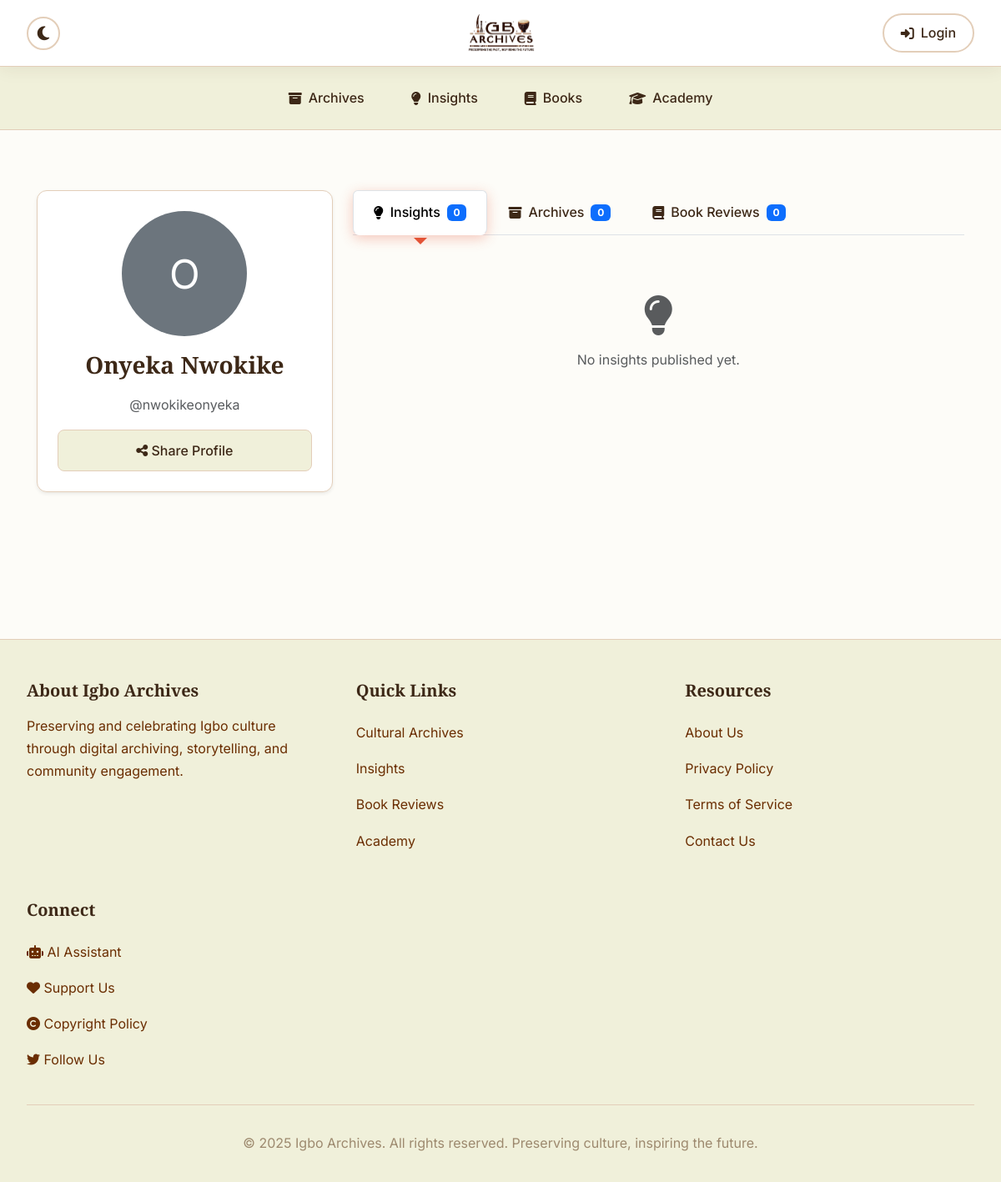
The page /profile/nwokikeonyeka/ on the database as committed earlier.
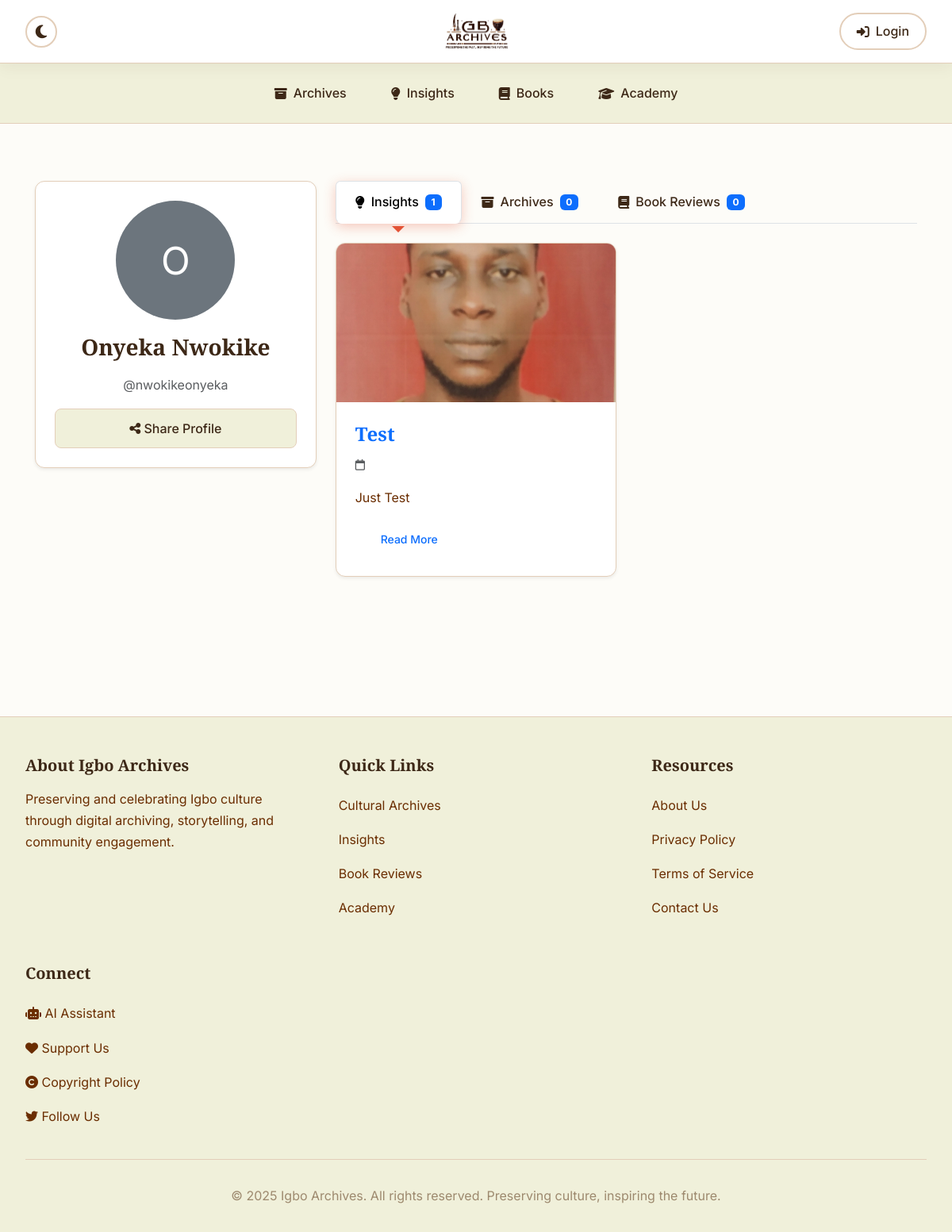
The same page on the database as committed later.
### users/models.py (models this page shows)
class CustomUser(AbstractUser):
    full_name = models.CharField(max_length=200, blank=True)
    bio = models.TextField(blank=True)
    profile_picture = models.ImageField(upload_to='profile_pictures/', blank=True, null=True)
    social_links = models.JSONField(default=dict, blank=True)
    def __str__(self):
        return self.full_name or self.email or self.username
    def get_display_name(self):
        return self.full_name or (self.email.split('@')[0] if self.email else self.username)

### insights/models.py (models this page shows, shortened)
class InsightPost(models.Model):
    title = models.CharField(max_length=255)
    slug = models.SlugField(unique=True)
    content = CKEditor5Field('Content', config_name='extends')
    excerpt = models.TextField(max_length=500, blank=True)
    featured_image = models.ImageField(upload_to='insights/', blank=True, null=True)
    alt_text = models.CharField(max_length=255, blank=True)
    author = models.ForeignKey(User, on_delete=models.CASCADE, related_name='insights')
    created_at = models.DateTimeField(auto_now_add=True)
    updated_at = models.DateTimeField(auto_now=True)
    is_published = models.BooleanField(default=False)
    is_approved = models.BooleanField(default=False)
    posted_to_social = models.BooleanField(default=False)
    tags = TaggableManager()
    class Meta:
        ordering = ['-created_at']

### users/views.py (the view)
# urls.py: path('<str:username>/', views.profile_view, name='profile'),
def profile_view(request, username):
    from archives.models import Archive
    from insights.models import InsightPost
    from books.models import BookReview
    user = get_object_or_404(User, username=username)
    archives = Archive.objects.filter(uploaded_by=user).order_by('-created_at')
    insights = InsightPost.objects.filter(author=user, is_published=True).order_by('-created_at')  # Changed published to is_published and published_date to created_at
    book_reviews = BookReview.objects.filter(author=user).order_by('-created_at')
    context = {
        'profile_user': user,
        'archives': archives,
        'insights': insights,
        'book_reviews': book_reviews,
    }
    return render(request, 'users/profile.html', context)

### core/context_processors.py (called while the page is built)
def pwa_settings(request):
    return {
        'VAPID_PUBLIC_KEY': getattr(settings, 'VAPID_PUBLIC_KEY', ''),
    }

def monetization_settings(request):
    return {
        'ENABLE_ADSENSE': getattr(settings, 'ENABLE_ADSENSE', False),
        'GOOGLE_ADSENSE_CLIENT_ID': getattr(settings, 'GOOGLE_ADSENSE_CLIENT_ID', ''),
        'ENABLE_DONATIONS': getattr(settings, 'ENABLE_DONATIONS', False),
        'STRIPE_PUBLIC_KEY': getattr(settings, 'STRIPE_PUBLIC_KEY', ''),
    }

### users/templates/users/profile.html (shortened to what this page needs)
{% extends 'base.html' %}
{% block content %}
<div class="container my-4">
    <div class="row">
        <div class="col-lg-4 mb-4">
            <div class="card shadow-sm">
                <div class="card-body text-center">
                    {% if profile_user.profile_picture %}
                    <img src="{{ profile_user.profile_picture.url }}" alt="{{ profile_user.get_display_name }}"
                         class="rounded-circle mb-3" style="width: 150px; height: 150px; object-fit: cover;">
                    {% else %}
                    <div class="rounded-circle bg-secondary text-white d-flex align-items-center justify-content-center mb-3 mx-auto"
                         style="width: 150px; height: 150px; font-size: 3rem;">
                        {{ profile_user.get_display_name|first|upper }}
                    </div>
                    {% endif %}
                    <h3>{{ profile_user.get_display_name }}</h3>
                    <p class="text-muted">@{{ profile_user.username }}</p>
                    <div class="d-grid gap-2 mt-3">
                        <button onclick="shareProfile()" class="btn btn-secondary">
                            <i class="fas fa-share-alt"></i> Share Profile
                        </button>
                    </div>
                </div>
            </div>
        </div>
        <div class="col-lg-8">
            <ul class="nav nav-tabs mb-4" role="tablist">
                <li class="nav-item" role="presentation">
                    <button class="nav-link active" data-bs-toggle="tab" data-bs-target="#insights-tab" type="button">
                        <i class="fas fa-lightbulb"></i> Insights <span class="badge bg-primary">{{ insights.count }}</span>
                    </button>
                </li>
                <li class="nav-item" role="presentation">
                    <button class="nav-link" data-bs-toggle="tab" data-bs-target="#archives-tab" type="button">
                        <i class="fas fa-archive"></i> Archives <span class="badge bg-primary">{{ archives.count }}</span>
                    </button>
                </li>
                <li class="nav-item" role="presentation">
                    <button class="nav-link" data-bs-toggle="tab" data-bs-target="#reviews-tab" type="button">
                        <i class="fas fa-book"></i> Book Reviews <span class="badge bg-primary">{{ book_reviews.count }}</span>
                    </button>
                </li>
            </ul>
            <div class="tab-content">
                <div class="tab-pane fade show active" id="insights-tab" role="tabpanel">
                    {% if insights %}
                    <div class="row">
                        {% for insight in insights %}
                        <div class="col-md-6 mb-4">
                            <div class="card h-100 shadow-sm">
                                {% if insight.featured_image %}
                                <img src="{{ insight.featured_image.url }}" class="card-img-top" alt="{{ insight.title }}"
                                     style="height: 200px; object-fit: cover;">
                                {% endif %}
                                <div class="card-body">
                                    <h5 class="card-title">
                                        <a href="{% url 'insights:detail' insight.slug %}" class="text-decoration-none">
                                            {{ insight.title }}
                                        </a>
                                    </h5>
                                    <p class="card-text text-muted small">
                                        <i class="far fa-calendar"></i> {{ insight.published_date|date:"M d, Y" }}
                                    </p>
                                    <p class="card-text">{{ insight.content|striptags|truncatewords:20 }}</p>
                                    <a href="{% url 'insights:detail' insight.slug %}" class="btn btn-sm btn-outline-primary">
                                        Read More
                                    </a>
                                </div>
                            </div>
                        </div>
                        {% endfor %}
                    </div>
                    {% else %}
                    <div class="text-center py-5 text-muted">
                        <i class="fas fa-lightbulb fa-3x mb-3"></i>
                        <p>No insights published yet.</p>
                    </div>
                    {% endif %}
                </div>
            </div>
        </div>
    </div>
</div>
{% endblock %}

### core/templates/base.html (shortened to what this page needs)
{% load static %}
{% load pwa %}
<!DOCTYPE html>
<html lang="en">
<head>
    <link href="https://cdn.jsdelivr.net/npm/bootstrap@5.3.0/dist/css/bootstrap.min.css" rel="stylesheet">
    <link rel="stylesheet" href="https://cdnjs.cloudflare.com/ajax/libs/font-awesome/6.4.0/css/all.min.css">
    <link rel="stylesheet" href="{% static 'css/style.css' %}">
</head>
<body>
    <header class="main-header">
        <div class="header-container">
            <button class="dark-mode-toggle" aria-label="Toggle dark mode" id="darkModeToggle">
                <i class="fas fa-moon"></i>
            </button>
            <a class="logo-container" href="/">
                <img src="{% static 'images/logos/logo-light.png' %}" alt="Igbo Archives" class="logo-image logo-light">
            </a>
            <div class="user-menu">
                {% if user.is_authenticated %}
                    <button class="profile-button" id="profileButton">
                        <div class="profile-icon">{{ user.get_display_name|slice:":1"|upper }}</div>
                        <span class="d-none d-sm-inline">{{ user.get_display_name }}</span>
                        <i class="fas fa-chevron-down"></i>
                    </button>
                    <div class="profile-dropdown" id="profileDropdown">
                        <a href="/profile/{{ user.username }}/" class="profile-dropdown-item">
                            <i class="fas fa-user"></i> My Profile
                        </a>
                        <a href="/profile/dashboard/" class="profile-dropdown-item">
                            <i class="fas fa-th-large"></i> Dashboard
                        </a>
                        <a href="/profile/messages/" class="profile-dropdown-item">
                            <i class="fas fa-envelope"></i> Messages
                        </a>
                        <a href="/profile/{{ user.username }}/edit/" class="profile-dropdown-item">
                            <i class="fas fa-edit"></i> Edit Profile
                        </a>
                        <a href="/profile/delete-account/" class="profile-dropdown-item">
                            <i class="fas fa-trash-alt"></i> Delete Account
                        </a>
                        <a href="/accounts/logout/" class="profile-dropdown-item">
                            <i class="fas fa-sign-out-alt"></i> Logout
                        </a>
                    </div>
                {% else %}
                    <a href="/accounts/login/" class="login-button">
                        <i class="fas fa-sign-in-alt"></i> Login
                    </a>
                {% endif %}
            </div>
        </div>
    </header>
    <nav class="desktop-nav">
        <div class="nav-container">
            <a href="/archives/" class="nav-link {% if request.path == '/archives/' or request.path == '/' %}active{% endif %}">
                <i class="fas fa-archive"></i> Archives
            </a>
            <a href="/insights/" class="nav-link {% if '/insights/' in request.path %}active{% endif %}">
                <i class="fas fa-lightbulb"></i> Insights
            </a>
            <a href="/books/" class="nav-link {% if '/books/' in request.path %}active{% endif %}">
                <i class="fas fa-book"></i> Books
            </a>
            <a href="/academy/" class="nav-link {% if '/academy/' in request.path %}active{% endif %}">
                <i class="fas fa-graduation-cap"></i> Academy
            </a>
        </div>
    </nav>
    <main class="container-main">
        {% block content %}
        {% endblock %}
    </main>
    <footer class="main-footer">
        <div class="footer-container">
            <div class="footer-grid">
                <div class="footer-section">
                    <h3>About Igbo Archives</h3>
                    <p style="color: var(--text-secondary); line-height: 1.7;">
                        Preserving and celebrating Igbo culture through digital archiving,
                        storytelling, and community engagement.
                    </p>
                </div>
                <div class="footer-section">
                    <h3>Quick Links</h3>
                    <a href="/archives/" class="footer-link">Cultural Archives</a>
                    <a href="/insights/" class="footer-link">Insights</a>
                    <a href="/books/" class="footer-link">Book Reviews</a>
                    <a href="/academy/" class="footer-link">Academy</a>
                </div>
                <div class="footer-section">
                    <h3>Resources</h3>
                    <a href="/about/" class="footer-link">About Us</a>
                    <a href="/privacy/" class="footer-link">Privacy Policy</a>
                    <a href="/terms/" class="footer-link">Terms of Service</a>
                    <a href="/contact/" class="footer-link">Contact Us</a>
                </div>
                <div class="footer-section">
                    <h3>Connect</h3>
                    <a href="/ai-chat/" class="footer-link">
                        <i class="fas fa-robot"></i> AI Assistant
                    </a>
                    <a href="/donate/" class="footer-link">
                        <i class="fas fa-heart"></i> Support Us
                    </a>
                    <a href="/copyright/" class="footer-link">
                        <i class="fas fa-copyright"></i> Copyright Policy
                    </a>
                    <a href="https://twitter.com/IgboArchives" class="footer-link" target="_blank">
                        <i class="fab fa-twitter"></i> Follow Us
                    </a>
                </div>
            </div>
            <div class="footer-bottom">
                <p>&copy; 2025 Igbo Archives. All rights reserved. Preserving culture, inspiring the future.</p>
            </div>
        </div>
    </footer>
</body>
</html>

Rows that differ between the two databases and show on the page:
added InsightPost: featured_image (picture), title "Test", content "Just Test"
Other text that changed with them:
{{ insights.count }}: "0" → "1"
text no longer shown: "No insights published yet."
